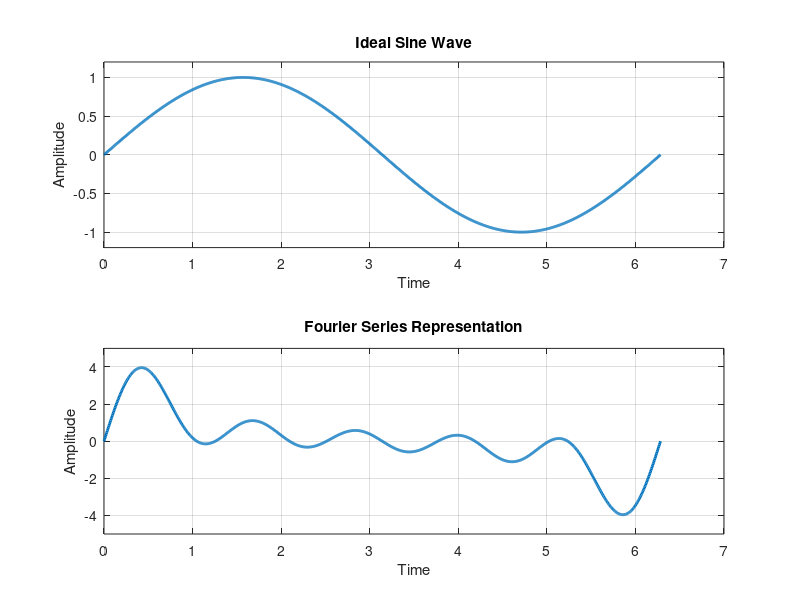

This chart was generated by the following MATLAB code:
clc;
clear;
close all;

t = linspace(0,2*pi,1000);
M = input("Enter Number of Harmonics: ");

x = sin(t);
fs = 0;

for n = 1:M
    bn = 1;
    fs = fs + bn*sin(n*t);
end

subplot(2,1,1);
plot(t,x,'LineWidth',2);
grid on;
ylim([-1.2 1.2]);
xlabel('Time');
ylabel('Amplitude');
title('Ideal Sine Wave');

subplot(2,1,2);
plot(t,fs,'LineWidth',2);
grid on;
ylim([-M M]);
xlabel('Time');
ylabel('Amplitude');
title('Fourier Series Representation');
